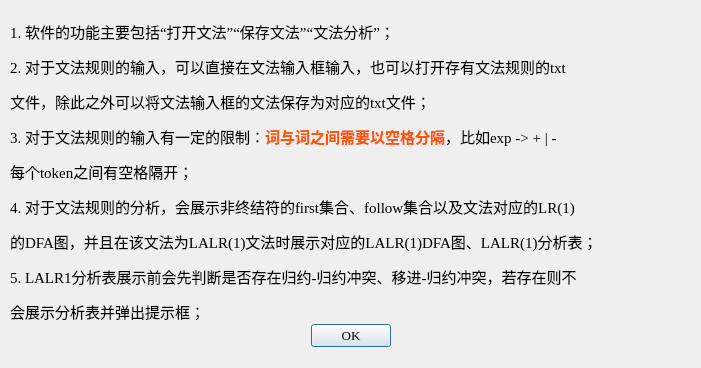
<?xml version="1.0" encoding="UTF-8"?>
<ui version="4.0">
 <class>InfoDialog</class>
 <widget class="QDialog" name="InfoDialog">
  <property name="geometry">
   <rect>
    <x>0</x>
    <y>0</y>
    <width>701</width>
    <height>368</height>
   </rect>
  </property>
  <property name="font">
   <font>
    <family>Times New Roman</family>
    <pointsize>10</pointsize>
   </font>
  </property>
  <property name="windowTitle">
   <string>使用说明</string>
  </property>
  <widget class="QDialogButtonBox" name="buttonBox">
   <property name="geometry">
    <rect>
     <x>0</x>
     <y>320</y>
     <width>701</width>
     <height>32</height>
    </rect>
   </property>
   <property name="orientation">
    <enum>Qt::Horizontal</enum>
   </property>
   <property name="standardButtons">
    <set>QDialogButtonBox::Ok</set>
   </property>
   <property name="centerButtons">
    <bool>true</bool>
   </property>
  </widget>
  <widget class="QLabel" name="label">
   <property name="geometry">
    <rect>
     <x>10</x>
     <y>20</y>
     <width>691</width>
     <height>301</height>
    </rect>
   </property>
   <property name="font">
    <font>
     <pointsize>11</pointsize>
    </font>
   </property>
   <property name="text">
    <string>&lt;html&gt;&lt;head/&gt;&lt;body&gt;&lt;p&gt;1. 软件的功能主要包括“打开文法”“保存文法”“文法分析”；&lt;/p&gt;&lt;p&gt;2. 对于文法规则的输入，可以直接在文法输入框输入，也可以打开存有文法规则的txt&lt;/p&gt;&lt;p&gt;文件，除此之外可以将文法输入框的文法保存为对应的txt文件；&lt;/p&gt;&lt;p&gt;3. 对于文法规则的输入有一定的限制：&lt;span style=&quot; font-weight:600; color:#ff5500;&quot;&gt;词与词之间需要以空格分隔&lt;/span&gt;，比如exp -&amp;gt; + | -&lt;/p&gt;&lt;p&gt;每个token之间有空格隔开；&lt;/p&gt;&lt;p&gt;4. 对于文法规则的分析，会展示非终结符的first集合、follow集合以及文法对应的LR(1)&lt;/p&gt;&lt;p&gt;的DFA图，并且在该文法为LALR(1)文法时展示对应的LALR(1)DFA图、LALR(1)分析表；&lt;/p&gt;&lt;p&gt;5. LALR1分析表展示前会先判断是否存在归约-归约冲突、移进-归约冲突，若存在则不&lt;/p&gt;&lt;p&gt;会展示分析表并弹出提示框；&lt;/p&gt;&lt;/body&gt;&lt;/html&gt;</string>
   </property>
   <property name="alignment">
    <set>Qt::AlignLeading|Qt::AlignLeft|Qt::AlignTop</set>
   </property>
  </widget>
 </widget>
 <resources/>
 <connections>
  <connection>
   <sender>buttonBox</sender>
   <signal>rejected()</signal>
   <receiver>InfoDialog</receiver>
   <slot>reject()</slot>
   <hints>
    <hint type="sourcelabel">
     <x>316</x>
     <y>260</y>
    </hint>
    <hint type="destinationlabel">
     <x>286</x>
     <y>274</y>
    </hint>
   </hints>
  </connection>
  <connection>
   <sender>buttonBox</sender>
   <signal>accepted()</signal>
   <receiver>InfoDialog</receiver>
   <slot>accept()</slot>
   <hints>
    <hint type="sourcelabel">
     <x>248</x>
     <y>254</y>
    </hint>
    <hint type="destinationlabel">
     <x>157</x>
     <y>274</y>
    </hint>
   </hints>
  </connection>
 </connections>
</ui>
